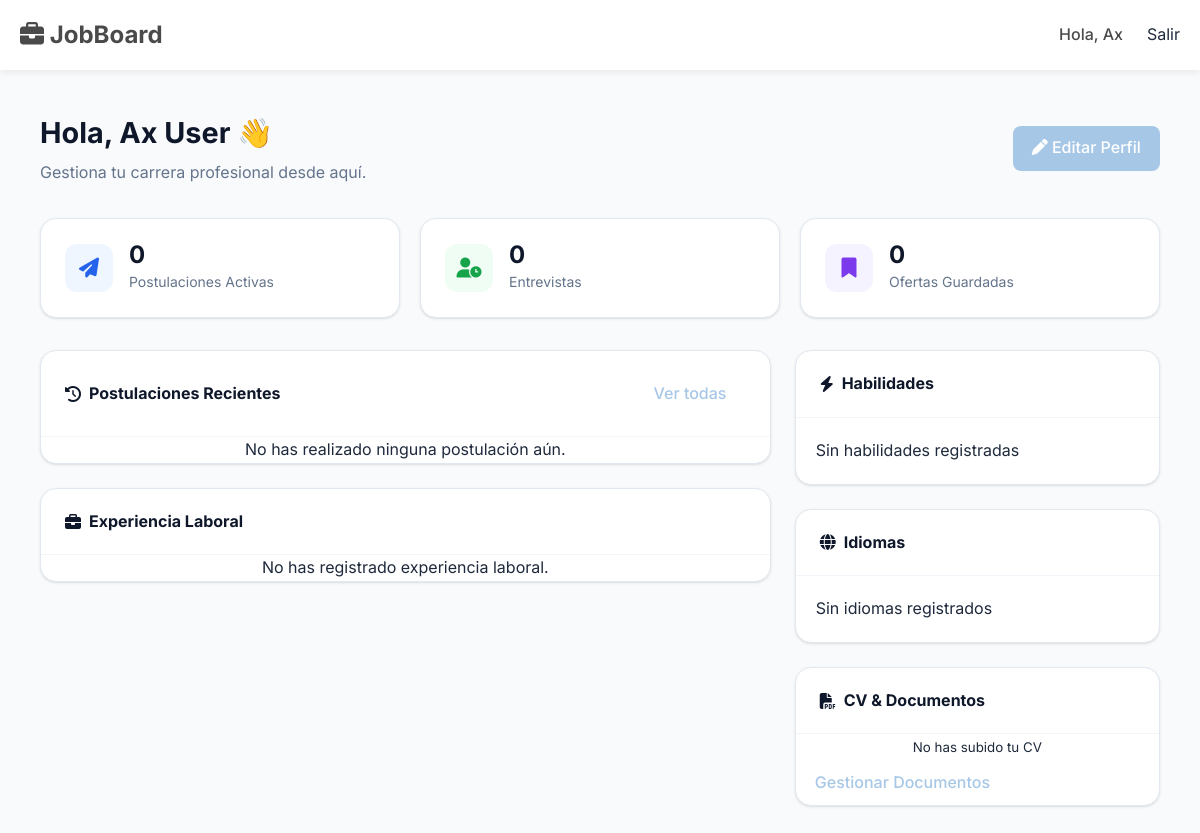
The app's page /accounts/dashboard/ (signed in), older data.
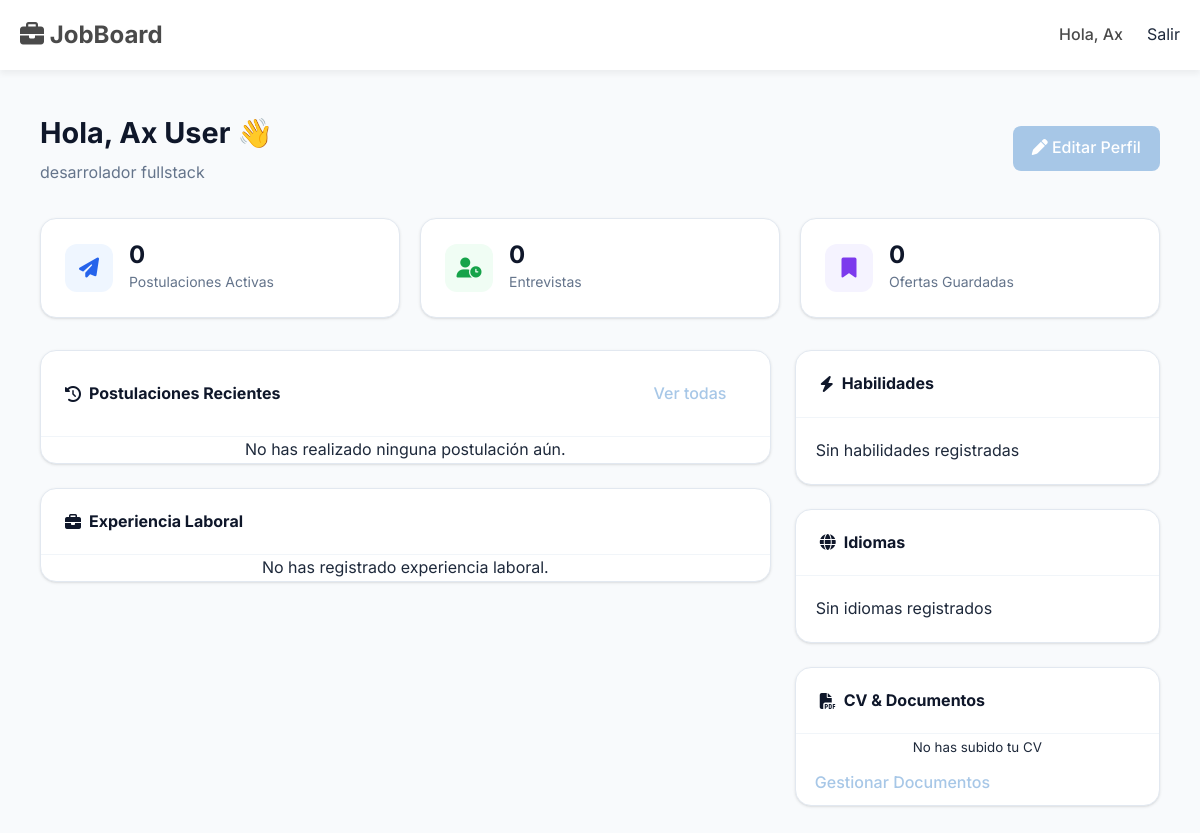
The same page, newer data.
### accounts/models.py (models this page shows, shortened)
class Candidato(models.Model):
    usuario = models.OneToOneField(Usuario, on_delete=models.CASCADE, related_name='perfil_candidato')
    nombre_completo = models.CharField(max_length=200)
    fecha_nacimiento = models.DateField(help_text="Para calcular la edad automáticamente")
    genero = models.CharField(max_length=20, choices=Genero.choices, blank=True, null=True)
    numero_identificacion = models.CharField(max_length=50, unique=True, blank=True, null=True, help_text="Cédula, DNI o Pasaporte")
    foto_perfil_url = models.CharField(max_length=500, blank=True, null=True, help_text="URL a la foto del usuario")
    titulo_profesional = models.CharField(max_length=200, blank=True, null=True, help_text="Ej: Desarrollador Backend Junior")
    resumen_perfil = models.TextField(blank=True, null=True)
    ciudad = models.ForeignKey('locations.Ciudad', on_delete=models.SET_NULL, null=True, blank=True)
    telefono = models.CharField(max_length=20, blank=True, null=True)
    salario_esperado = models.DecimalField(max_digits=12, decimal_places=2, blank=True, null=True)
    disponibilidad = models.CharField(max_length=100, blank=True, null=True)
    linkedin_url = models.URLField(blank=True, null=True)
    github_url = models.URLField(blank=True, null=True)
    portfolio_url = models.URLField(blank=True, null=True)

class Usuario(AbstractUser):
    email = models.EmailField(_('email address'), unique=True)
    tipo_usuario = models.CharField(max_length=20, choices=TipoUsuario.choices)
    estado = models.BooleanField(default=True, help_text="true=activo, false=baneado")
    USERNAME_FIELD = 'username'
    REQUIRED_FIELDS = ['email', 'tipo_usuario']

### accounts/views.py (the view)
# urls.py: path('dashboard/', views.dashboard_candidato, name='dashboard_candidato'),
@login_required
def dashboard_candidato(request):
    candidato = request.user.perfil_candidato
    experiencias = candidato.experiencia_laboral.all().order_by('-fecha_inicio')
    educacion = candidato.educacion.all().order_by('-fecha_inicio')
    postulaciones = candidato.postulaciones.select_related('oferta', 'oferta__empresa').order_by('-fecha_postulacion')[:5]
    ofertas_guardadas = candidato.ofertas_guardadas.select_related('oferta', 'oferta__empresa').order_by('-created_at')[:5]
    habilidades = candidato.habilidades.select_related('habilidad').all()
    idiomas = candidato.idiomas.select_related('idioma').all()
    stats = {
        'postulaciones_activas': candidato.postulaciones.exclude(estado='rechazado').count(),
        'entrevistas': candidato.postulaciones.filter(estado='entrevista').count(),
        'guardadas': candidato.ofertas_guardadas.count()
    }
    return render(request, 'candidatoPerfil/dashboard.html', {
        'candidato': candidato,
        'experiencias': experiencias,
        'educacion': educacion,
        'postulaciones': postulaciones,
        'ofertas_guardadas': ofertas_guardadas,
        'habilidades': habilidades,
        'idiomas': idiomas,
        'stats': stats
    })

### templates/candidatoPerfil/dashboard.html (shortened to what the changed rows need)
{% extends 'base.html' %}
{% block content %}
<link rel="stylesheet" href="https://cdnjs.cloudflare.com/ajax/libs/font-awesome/6.4.0/css/all.min.css">
<div class="dashboard-container">
    <div class="welcome-header">
        <div class="welcome-text">
            <h1>Hola, {{ candidato.nombre_completo|default:user.username }} 👋</h1>
            <p>{{ candidato.titulo_profesional|default:"Gestiona tu carrera profesional desde aquí." }}</p>
        </div>
    </div>
</div>
{% endblock %}

Row changes from the older to the newer data that the page shows:
changed Candidato "Ax User": titulo_profesional "Gestiona tu carrera profesional desde aquí." → "desarrolador fullstack"
